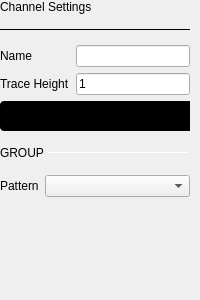
                   <widget class="QWidget" name="scrollAreaWidgetContents_2">
                    <property name="geometry">
                     <rect>
                      <x>0</x>
                      <y>0</y>
                      <width>200</width>
                      <height>300</height>
                     </rect>
                    </property>
                    <property name="sizePolicy">
                     <sizepolicy hsizetype="Preferred" vsizetype="Preferred">
                      <horstretch>0</horstretch>
                      <verstretch>0</verstretch>
                     </sizepolicy>
                    </property>
                    <property name="minimumSize">
                     <size>
                      <width>200</width>
                      <height>0</height>
                     </size>
                    </property>
                    <property name="maximumSize">
                     <size>
                      <width>400</width>
                      <height>16777215</height>
                     </size>
                    </property>
                    <layout class="QVBoxLayout" name="verticalLayout_9">
                     <property name="spacing">
                      <number>15</number>
                     </property>
                     <property name="leftMargin">
                      <number>0</number>
                     </property>
                     <property name="topMargin">
                      <number>0</number>
                     </property>
                     <property name="rightMargin">
                      <number>10</number>
                     </property>
                     <property name="bottomMargin">
                      <number>0</number>
                     </property>
                     <item>
                      <widget class="QLabel" name="label_5">
                       <property name="sizePolicy">
                        <sizepolicy hsizetype="Preferred" vsizetype="Fixed">
                         <horstretch>0</horstretch>
                         <verstretch>0</verstretch>
                        </sizepolicy>
                       </property>
                       <property name="text">
                        <string>Channel Settings</string>
                       </property>
                       <property name="general_settings_label" stdset="0">
                        <bool>true</bool>
                       </property>
                      </widget>
                     </item>
                     <item>
                      <widget class="Line" name="line_2">
                       <property name="maximumSize">
                        <size>
                         <width>16777215</width>
                         <height>1</height>
                        </size>
                       </property>
                       <property name="frameShadow">
                        <enum>QFrame::Plain</enum>
                       </property>
                       <property name="lineWidth">
                        <number>2</number>
                       </property>
                       <property name="orientation">
                        <enum>Qt::Horizontal</enum>
                       </property>
                       <property name="blue_line" stdset="0">
                        <bool>true</bool>
                       </property>
                      </widget>
                     </item>
                     <item>
                      <widget class="QWidget" name="channelSettingsWidget" native="true">
                       <property name="sizePolicy">
                        <sizepolicy hsizetype="Expanding" vsizetype="Preferred">
                         <horstretch>0</horstretch>
                         <verstretch>0</verstretch>
                        </sizepolicy>
                       </property>
                       <layout class="QGridLayout" name="gridLayout_2">
                        <property name="leftMargin">
                         <number>0</number>
                        </property>
                        <property name="topMargin">
                         <number>0</number>
                        </property>
                        <property name="rightMargin">
                         <number>0</number>
                        </property>
                        <property name="bottomMargin">
                         <number>0</number>
                        </property>
                        <item row="1" column="1">
                         <widget class="QLineEdit" name="traceHeightLineEdit">
                          <property name="styleSheet">
                           <string notr="true">
QLineEdit[invalid=true] {
border-color: red
}
QLineEdit[invalid=false] {
border-color: grey;
}</string>
                          </property>
                          <property name="text">
                           <string>1</string>
                          </property>
                          <property name="maxLength">
                           <number>3</number>
                          </property>
                          <property name="cursorPosition">
                           <number>1</number>
                          </property>
                         </widget>
                        </item>
                        <item row="1" column="0">
                         <widget class="QLabel" name="labelTraceHeight">
                          <property name="text">
                           <string>Trace Height</string>
                          </property>
                         </widget>
                        </item>
                        <item row="0" column="1">
                         <widget class="QLineEdit" name="nameLineEdit"/>
                        </item>
                        <item row="0" column="0">
                         <widget class="QLabel" name="labelName">
                          <property name="sizePolicy">
                           <sizepolicy hsizetype="Fixed" vsizetype="Preferred">
                            <horstretch>0</horstretch>
                            <verstretch>0</verstretch>
                           </sizepolicy>
                          </property>
                          <property name="text">
                           <string>Name</string>
                          </property>
                         </widget>
                        </item>
                        <item row="2" column="0" colspan="2">
                         <widget class="adiscope::CustomSwitch" name="btnOutputMode">
                          <property name="styleSheet">
                           <string notr="true">QPushButton {
min-height: 30px;
max-height: 30px;
min-width: 280px;
max-width: 280px;
background-color: black;
border-radius: 4px;
}

QPushButton:disabled {
background-color: qlineargradient(spread:pad, x1:0.5, y1:0, x2:0.501, y2:0, stop:0 #727273, stop:1 #141416);
}

QWidget#handle {
min-height: 30px;
max-height: 30px;
min-width: 142px;
max-width: 142px;
background-color: #4a64ff;
border-radius: 2px;
}

QWidget#handle:disabled {
background-color: #aaaaaa;
}

QLabel {
margin-top: 6px;
background-color: transparent;
line-height: 19px;
}

QLabel#on {
margin-top: 0px;
min-height:30px;
max-height:30px;
min-width:140px;
max-width:140px;
qproperty-alignment: AlignCenter AlignCenter;
margin-left: 0px;
color: white;
}

QLabel#on:disabled {
color: rgba(255,255,255,102);
}

QLabel#off {
margin-top: 0px;
min-height:30px;
max-height:30px;
min-width:140px;
max-width:140px;
margin-left: 140px;
color: white;
qproperty-alignment: AlignCenter AlignCenter;
}

QLabel#off:disabled {
color: rgba(255,255,255,51);
}
</string>
                          </property>
                          <property name="text">
                           <string/>
                          </property>
                          <property name="checkable">
                           <bool>true</bool>
                          </property>
                          <property name="checked">
                           <bool>false</bool>
                          </property>
                          <property name="leftText" stdset="0">
                           <string>Open-Drain</string>
                          </property>
                          <property name="rightText" stdset="0">
                           <string>Push-Pull</string>
                          </property>
                          <property name="duration" stdset="0">
                           <number>100</number>
                          </property>
                         </widget>
                        </item>
                       </layout>
                      </widget>
                     </item>
                     <item>
                      <widget class="QWidget" name="groupWidget" native="true">
                       <property name="sizePolicy">
                        <sizepolicy hsizetype="Preferred" vsizetype="Fixed">
                         <horstretch>0</horstretch>
                         <verstretch>0</verstretch>
                        </sizepolicy>
                       </property>
                       <layout class="QVBoxLayout" name="groupWidgetLayout">
                        <property name="spacing">
                         <number>15</number>
                        </property>
                        <property name="leftMargin">
                         <number>0</number>
                        </property>
                        <property name="topMargin">
                         <number>0</number>
                        </property>
                        <property name="rightMargin">
                         <number>0</number>
                        </property>
                        <property name="bottomMargin">
                         <number>0</number>
                        </property>
                        <item>
                         <layout class="QHBoxLayout" name="horizontalLayout_8">
                          <property name="spacing">
                           <number>0</number>
                          </property>
                          <property name="topMargin">
                           <number>0</number>
                          </property>
                          <item>
                           <widget class="QLabel" name="label_8">
                            <property name="sizePolicy">
                             <sizepolicy hsizetype="Fixed" vsizetype="Preferred">
                              <horstretch>0</horstretch>
                              <verstretch>0</verstretch>
                             </sizepolicy>
                            </property>
                            <property name="text">
                             <string>GROUP </string>
                            </property>
                            <property name="subsection_label" stdset="0">
                             <bool>true</bool>
                            </property>
                           </widget>
                          </item>
                          <item>
                           <widget class="Line" name="line_5">
                            <property name="maximumSize">
                             <size>
                              <width>16777215</width>
                              <height>1</height>
                             </size>
                            </property>
                            <property name="orientation">
                             <enum>Qt::Horizontal</enum>
                            </property>
                            <property name="subsection_line" stdset="0">
                             <bool>true</bool>
                            </property>
                           </widget>
                          </item>
                         </layout>
                        </item>
                       </layout>
                      </widget>
                     </item>
                     <item>
                      <widget class="QWidget" name="stackDecoderWidget" native="true">
                       <layout class="QHBoxLayout" name="horizontalLayout_9">
                        <property name="leftMargin">
                         <number>0</number>
                        </property>
                        <property name="topMargin">
                         <number>0</number>
                        </property>
                        <property name="rightMargin">
                         <number>0</number>
                        </property>
                        <property name="bottomMargin">
                         <number>0</number>
                        </property>
                        <item>
                         <widget class="QLabel" name="patternLabel">
                          <property name="sizePolicy">
                           <sizepolicy hsizetype="Fixed" vsizetype="Preferred">
                            <horstretch>0</horstretch>
                            <verstretch>0</verstretch>
                           </sizepolicy>
                          </property>
                          <property name="text">
                           <string>Pattern</string>
                          </property>
                         </widget>
                        </item>
                        <item>
                         <widget class="QComboBox" name="patternComboBox">
                          <property name="sizePolicy">
                           <sizepolicy hsizetype="Expanding" vsizetype="Fixed">
                            <horstretch>0</horstretch>
                            <verstretch>0</verstretch>
                           </sizepolicy>
                          </property>
                         </widget>
                        </item>
                       </layout>
                      </widget>
                     </item>
                     <item>
                      <widget class="QWidget" name="patternWidget" native="true">
                       <layout class="QVBoxLayout" name="patternLayout">
                        <property name="spacing">
                         <number>0</number>
                        </property>
                        <property name="leftMargin">
                         <number>0</number>
                        </property>
                        <property name="topMargin">
                         <number>0</number>
                        </property>
                        <property name="rightMargin">
                         <number>0</number>
                        </property>
                        <property name="bottomMargin">
                         <number>0</number>
                        </property>
                       </layout>
                      </widget>
                     </item>
                     <item>
                      <layout class="QHBoxLayout" name="horizontalLayout_7">
                       <property name="spacing">
                        <number>0</number>
                       </property>
                       <property name="topMargin">
                        <number>20</number>
                       </property>
                       <item>
                        <spacer name="horizontalSpacer_10">
                         <property name="orientation">
                          <enum>Qt::Horizontal</enum>
                         </property>
                         <property name="sizeType">
                          <enum>QSizePolicy::Fixed</enum>
                         </property>
                         <property name="sizeHint" stdset="0">
                          <size>
                           <width>250</width>
                           <height>20</height>
                          </size>
                         </property>
                        </spacer>
                       </item>
                      </layout>
                     </item>
                     <item>
                      <spacer name="verticalSpacer_2">
                       <property name="orientation">
                        <enum>Qt::Vertical</enum>
                       </property>
                       <property name="sizeType">
                        <enum>QSizePolicy::Expanding</enum>
                       </property>
                       <property name="sizeHint" stdset="0">
                        <size>
                         <width>20</width>
                         <height>40</height>
                        </size>
                       </property>
                      </spacer>
                     </item>
                    </layout>
                   </widget>
